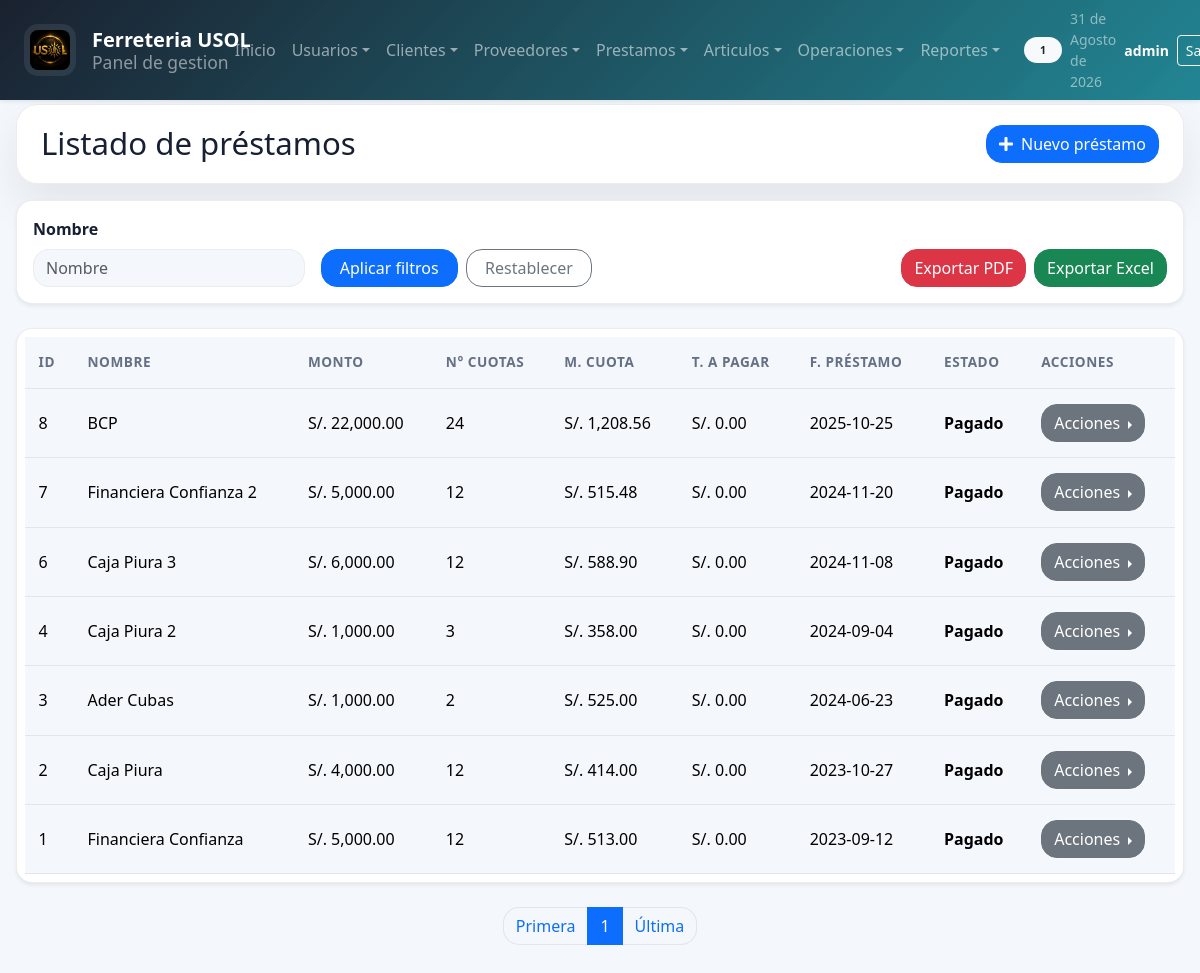
The app's page /sistema/prestamos/lista_prestamos.php (signed in) with its own data.
### tables this page shows
CREATE TABLE `prestamos` (
  `idPrestamo` int(11) NOT NULL AUTO_INCREMENT,
  `nombre` varchar(50) NOT NULL,
  `monto` float(8,2) NOT NULL,
  `montoPagar` float(8,2) NOT NULL,
  `fechaPrestamo` date NOT NULL,
  `cuotas` int(11) NOT NULL,
  `montoCuota` float(8,2) NOT NULL,
  `fechaCuota` date NOT NULL,
  `estado` tinyint(1) NOT NULL,
  `descripcion` varchar(50) NOT NULL,
  `idEmpleado` int(11) NOT NULL,
  PRIMARY KEY (`idPrestamo`),
  KEY `fk_empleado_3` (`idEmpleado`),
  CONSTRAINT `fk_empleado_3` FOREIGN KEY (`idEmpleado`) REFERENCES `empleados` (`IdEmpleado`)
);

### sistema/prestamos/lista_prestamos.php (the view, shortened to what this page needs)
<?php
    include "../../conexion.php";
    include "../includes/paginador.php";
    $results_per_page = 10;
    $current_page = isset($_GET['page']) ? intval($_GET['page']) : 1;
    $consulta = "
        SELECT *
        FROM prestamos
        ORDER BY idPrestamo DESC
    ";
    $where = "
        prestamos
        ORDER BY idPrestamo DESC
    ";
    list($result, $total_records) = getPaginatedDataAll($conexionDB, $consulta, $where, $current_page, $results_per_page);
    $row = $result->num_rows;
?>
<!DOCTYPE html>
<html lang="es">
<head>
    <?php include "../includes/scripts_2.php"; ?>
</head>
<body>
    <?php include "../includes/header_2.php"; ?>
    <section id="container">
        <div class="title_container">
            <h1>Listado de préstamos</h1>
            <a href="registrar_prestamo.php" class="btn_new"><i class="fas fa-plus"></i> Nuevo préstamo</a>
        </div>
        <div class="header_container">
            <div class="row g-3 align-items-end">
                <div class="col-12 col-md-4 col-lg-3">
                    <label for="busquedaPrestamo">Nombre</label>
                    <input class="filtrosBusqueda" type="text" name="busquedaPrestamo" id="busquedaPrestamo" placeholder="Nombre">
                </div>
                <div class="col-12 col-md-4 col-lg-3">
                    <div class="d-flex gap-2">
                        <button type="button" class="btn btn-primary flex-grow-1" onclick="buscarPrestamo()">Aplicar filtros</button>
                        <a href="lista_prestamos.php" class="btn btn-outline-secondary flex-grow-1">Restablecer</a>
                    </div>
                </div>
                <div class="col-12 col-md-4 col-lg-4 ms-lg-auto">
                    <div class="d-flex gap-2 justify-content-md-end">
                        <button type="button" class="btn btn-danger" onclick="exportarPrestamosPDF()">Exportar PDF</button>
                        <button type="button" class="btn btn-success" onclick="exportarPrestamosEXCEL()">Exportar Excel</button>
                    </div>
                </div>
            </div>
        </div>
        <div class="containerTable">
            <table id="tablaPrestamos">
                <thead>
                    <tr>
                        <th>Id</th>
                        <th>Nombre</th>
                        <th>Monto</th>
                        <th>N° Cuotas</th>
                        <th>M. cuota</th>
                        <th>T. a pagar</th>
                        <th>F. préstamo</th>
                        <th>Estado</th>
                        <th>Acciones</th>
                    </tr>
                </thead>
                <tbody>
                    <?php
                    if($row > 0){
                        while($data = $result->fetch_assoc()){
                    ?>
                    <tr>
                        <td><?php echo $data['idPrestamo']; ?></td>
                        <td><?php echo $data['nombre']; ?></td>
                        <td>S/. <?php echo number_format($data['monto'],2); ?></td>
                        <td><?php echo $data['cuotas']; ?></td>
                        <td>S/. <?php echo number_format($data['montoCuota'],2); ?></td>
                        <td>S/. <?php echo number_format($data['montoPagar'],2); ?></td>
                        <td><?php echo $data['fechaPrestamo']; ?></td>
                        <?php
                            $estado = $data['estado'];
                            if($estado){
                                ?>
                                <td class="pagado"><?php echo "Pagado"; ?></td>
                                <?php
                            }else{
                                ?>
                                <td class="pendiente"><?php echo "Pendiente"; ?></td>
                                <?php
                            }
                        ?>
                        <td>
                            <div class="btn-group dropend">
                                <button class="btn btn-secondary dropdown-toggle" type="button" data-bs-toggle="dropdown" aria-expanded="false">
                                    Acciones
                                </button>
                            </div>
                        </td>
                    </tr>
                    <?php
                        }
                    }
                    ?>
                </tbody>
            </table>
        </div>
    </section>
</body>
</html>

### sistema/css/style.css (style rules this page uses)
:root, [data-bs-theme=light] { --bs-primary: #0f7b8a; --bs-primary-rgb: 15, 123, 138; --bs-secondary: #475467; --bs-secondary-rgb: 71, 84, 103; --bs-success: #15803d; --bs-info: #0ea5e9; --bs-warning: #d97706; --bs-danger: #dc2626; --bs-dark: #111827; --bs-body-bg: #f4f7fb; --bs-body-color: #172033; --bs-border-color: rgba(15, 23, 42, 0.08); --bs-border-radius: 1rem; --bs-border-radius-lg: 1.35rem; --bs-box-shadow: 0 20px 45px rgba(15, 23, 42, 0.08); --app-surface: rgba(255, 255, 255, 0.96); --app-muted: #667085; }
* { box-sizing: border-box; }
html { scroll-behavior: smooth; }
body { min-height: 100vh; background: var(--bs-body-bg); color: var(--bs-body-color); font-family: "Segoe UI", Tahoma, Geneva, Verdana, sans-serif; }
a { text-decoration: none; }
#container { padding: 6.5rem 1rem 2rem; }
.title_container, .header_container, .info_caja, .chart-container, .divInfoSistema, .containerDataUser, .containerDataEmpresa, .data_delete { background: var(--app-surface); border: 1px solid var(--bs-border-color); border-radius: var(--bs-border-radius-lg); box-shadow: var(--bs-box-shadow); }
.title_container { padding: 1.25rem 1.5rem; margin-bottom: 1rem; }
.title_container h1, #container > h1 { margin: 0; font-size: clamp(1.5rem, 1.2rem + 1vw, 2.2rem); }
.header_container { padding: 1.25rem; }
.containerTable { margin-bottom: 1.5rem; }
.containerTable table { min-width: 780px; }
.table > :not(caption) > * > * { padding: 0.95rem 0.85rem; }
.table thead th { color: var(--app-muted); font-size: 0.85rem; font-weight: 700; text-transform: uppercase; letter-spacing: 0.04em; }
.btn_new, .btn_pdf, .btn_excel, .btn_save, .btn_save_1, .link_delete_1 { display: inline-flex; align-items: center; justify-content: center; gap: 0.5rem; }
.pagado, .saldo, .pendiente, .anulado { font-weight: 700; }
.pagado { color: var(--bs-success); }

### records on screen
prestamos: idPrestamo "8", nombre "BCP", monto "22,000.00", cuotas "24", montoCuota "1,208.56", montoPagar "0.00", fechaPrestamo "2025-10-25", estado "Pagado"
prestamos: idPrestamo "7", nombre "Financiera Confianza 2", monto "5,000.00", cuotas "12", montoCuota "515.48", montoPagar "0.00", fechaPrestamo "2024-11-20", estado "Pagado"
prestamos: idPrestamo "6", nombre "Caja Piura 3", monto "6,000.00", cuotas "12", montoCuota "588.90", montoPagar "0.00", fechaPrestamo "2024-11-08", estado "Pagado"
prestamos: idPrestamo "4", nombre "Caja Piura 2", monto "1,000.00", cuotas "3", montoCuota "358.00", montoPagar "0.00", fechaPrestamo "2024-09-04", estado "Pagado"
prestamos: idPrestamo "3", nombre "Ader Cubas", monto "1,000.00", cuotas "2", montoCuota "525.00", montoPagar "0.00", fechaPrestamo "2024-06-23", estado "Pagado"
prestamos: idPrestamo "2", nombre "Caja Piura", monto "4,000.00", cuotas "12", montoCuota "414.00", montoPagar "0.00", fechaPrestamo "2023-10-27", estado "Pagado"
prestamos: idPrestamo "1", nombre "Financiera Confianza", monto "5,000.00", cuotas "12", montoCuota "513.00", montoPagar "0.00", fechaPrestamo "2023-09-12", estado "Pagado"

### other values on screen
$_SESSION['rol_name'] "1"
fechaC() "31 de Agosto de 2026"
$_SESSION['user'] "admin"
